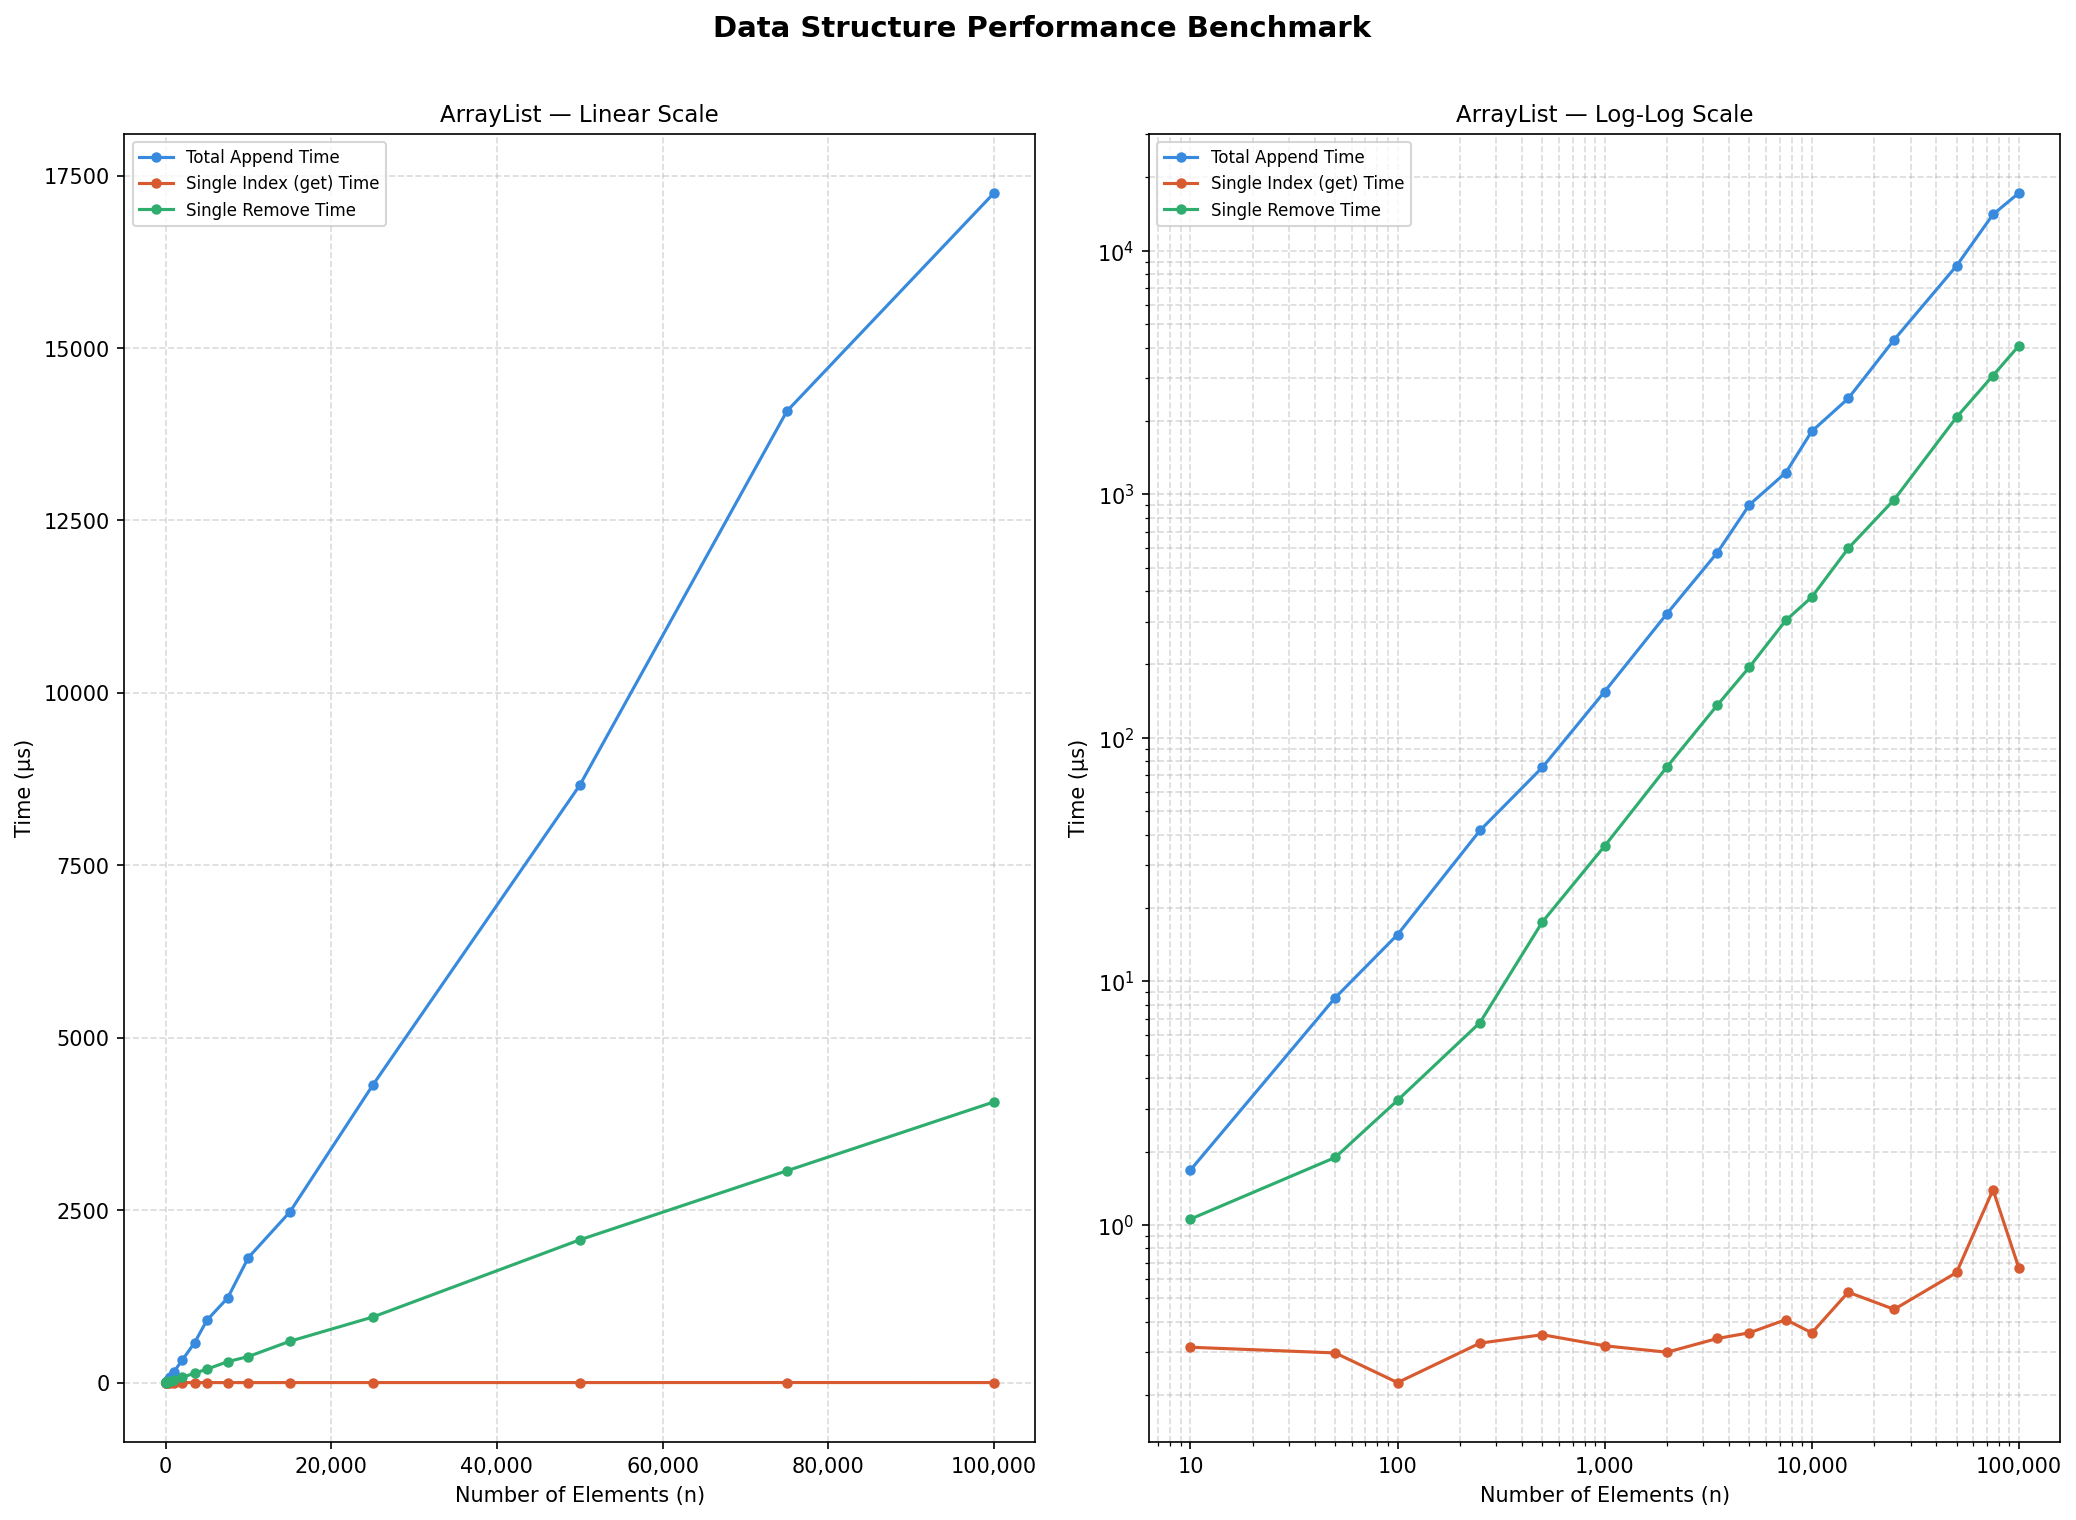

Python code for this plot:
"""
benchmark_da.py
Measures real execution time of DynamicArray operations
across increasing sizes.

HOW TO RUN
----------
    pip install matplotlib
    python benchmark_da.py

Saves benchmark_da.png next to this file.
"""

import time
import random
from pathlib import Path

import matplotlib
matplotlib.use("Agg")
import matplotlib.pyplot as plt
import matplotlib.ticker as ticker
from dynamic_array import ArrayList


# ---------------------------------------------------------------------------
# Sizes & Config
# ---------------------------------------------------------------------------

SIZES = [10, 50, 100, 250, 500, 1000, 2000, 3500, 5000, 7500, 10000, 15000, 25000, 50000, 75000, 100000]
RUNS = 20

# ---------------------------------------------------------------------------
# Benchmark: ArrayList
# ---------------------------------------------------------------------------

al_append_times = []
al_index_times  = []
al_remove_times = []

print("Benchmarking ArrayList...")
for n in SIZES:
    t_append = t_index = t_remove = 0.0

    for _ in range(RUNS):
        arr = ArrayList(initial_capacity=16)
        data = [random.randint(0, 100_000) for _ in range(n)]

        # append
        start = time.perf_counter()
        for v in data:
            arr.append(v)
        t_append += time.perf_counter() - start

        # __getitem__ (random access)
        idx = random.randint(0, n - 1)
        start = time.perf_counter()
        _ = arr[idx]
        t_index += time.perf_counter() - start

        # remove (search + shift)
        val = random.choice(data)
        start = time.perf_counter()
        arr.remove(val)
        t_remove += time.perf_counter() - start

    al_append_times.append((t_append / RUNS) * 1_000_000)
    al_index_times.append((t_index  / RUNS) * 1_000_000)
    al_remove_times.append((t_remove / RUNS) * 1_000_000)
    print(f"  ArrayList  n={n:6,} done")

# ---------------------------------------------------------------------------
# Plot
#   ArrayList  (linear | log-log)
# ---------------------------------------------------------------------------

BLUE   = "#378ADD"
ORANGE = "#D85A30"
GREEN  = "#2EAD6E"

fig, axes = plt.subplots(1, 2, figsize=(14, 10))
fig.suptitle("Data Structure Performance Benchmark", fontsize=14, fontweight="600", y=1.01)

def plot_da(ax_lin, ax_log, series, title):
    for label, times, color in series:
        for ax in (ax_lin, ax_log):
            ax.plot(SIZES, times, color=color, label=label, marker="o", markersize=4)
    for ax, (xlog, ylog), scale in zip(
        (ax_lin, ax_log),
        [(False, False), (True, True)],
        ["Linear Scale", "Log-Log Scale"],
    ):
        ax.set_title(f"{title} — {scale}", fontsize=11)
        ax.set_xlabel("Number of Elements (n)")
        ax.set_ylabel("Time (µs)")
        if xlog: ax.set_xscale("log")
        if ylog: ax.set_yscale("log")
        ax.grid(True, which="both", linestyle="--", alpha=0.45)
        ax.xaxis.set_major_formatter(ticker.FuncFormatter(lambda v, _: f"{int(v):,}"))
        ax.legend(fontsize=8)

plot_da(
    axes[0], axes[1],
    [
        ("Total Append Time",       al_append_times, BLUE),
        ("Single Index (get) Time", al_index_times,  ORANGE),
        ("Single Remove Time",      al_remove_times, GREEN),
    ],
    "ArrayList",
)

fig.tight_layout()

out = Path(__file__).parent / "benchmark_da.png"
fig.savefig(out, dpi=150, bbox_inches="tight")
print(f"\nChart saved → {out.resolve()}")
